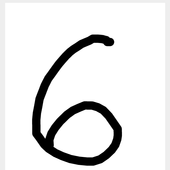
#> input picture Digit Recognizer/6.png, 170 x 170 px
$ jupyter execute --allow-errors 'Recognizer using SVM .ipynb'
#> lines starting #> are read from the running program, lines starting #| are printed output that depends on the picture; after the words box and inside, x2 and y2 are one past the last pixel; in counts of white or black regions, pixels touching at a corner belong together
[cell 1]
from sklearn import datasets
from skimage.feature import hog
from sklearn.svm import LinearSVC
import numpy as np
import cv2

## load Data

#> (a cell that did not finish here is left out)

#> (a cell that did not finish here is left out)

#> (a cell that did not finish here is left out)

#> (a cell that did not finish here is left out)

## Calculate HOG features

[cell 6]
# histogramme de gradient orienté
list_hog = []
#> (the rest of this cell did not finish here and is left out)

[cell 7]
hog_features = np.array(list_hog, 'float64')
hog_features

## Model

[cell 8]
clf = LinearSVC()

#> (a cell that did not finish here is left out)

#> (a cell that did not finish here is left out)

## TEST

[cell 11]
# Read the input image
im = cv2.imread("6.png")
#> im is the input picture: shape (170, 170, 3); min 0, max 255, mean 228.1

# Convert to grayscale and apply Gaussian filtering
im_gray = cv2.cvtColor(im, cv2.COLOR_BGR2GRAY)
im_gray = cv2.GaussianBlur(im_gray, (5, 5), 0)
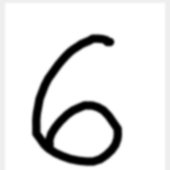
#> im_gray: shape (170, 170); min 0, max 255, mean 228.1

# Threshold the image
ret, im_th = cv2.threshold(im_gray, 90, 255, cv2.THRESH_BINARY_INV)
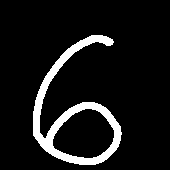
#> im_th: shape (170, 170); 9% white; 1 white region

# Find contours in the image
ctrs, hier = cv2.findContours(im_th.copy(), cv2.RETR_EXTERNAL, cv2.CHAIN_APPROX_SIMPLE)
#> ctrs = 1 contour; box (x1, y1, x2, y2) and area: (33, 35, 122, 165) 4551

# Get rectangles contains each contour
rects = [cv2.boundingRect(ctr) for ctr in ctrs]
#> rects = [(33, 35, 89, 130)]

# For each rectangular region, calculate HOG features and predict
# the digit using Linear SVM.
#> (the rest of this cell did not finish here and is left out)
